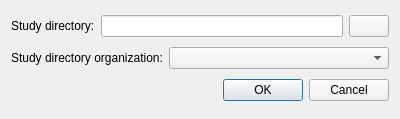
<?xml version="1.0" encoding="UTF-8"?>
<ui version="4.0">
 <class>Dialog</class>
 <widget class="QDialog" name="Dialog">
  <property name="geometry">
   <rect>
    <x>0</x>
    <y>0</y>
    <width>400</width>
    <height>119</height>
   </rect>
  </property>
  <property name="windowTitle">
   <string>Dialog</string>
  </property>
  <layout class="QVBoxLayout" name="verticalLayout">
   <item>
    <layout class="QHBoxLayout" name="horizontalLayout_3">
     <item>
      <widget class="QLabel" name="study_directory_label">
       <property name="text">
        <string>Study directory:</string>
       </property>
      </widget>
     </item>
     <item>
      <widget class="QLineEdit" name="study_directory_lineEdit"/>
     </item>
     <item>
      <widget class="QPushButton" name="study_directory_button">
       <property name="text">
        <string/>
       </property>
       <property name="icon">
        <iconset resource="../../../resources/morphologist.qrc">
         <normaloff>:/icons/open.png</normaloff>:/icons/open.png</iconset>
       </property>
      </widget>
     </item>
    </layout>
   </item>
   <item>
    <layout class="QHBoxLayout" name="horizontalLayout_5">
     <item>
      <widget class="QLabel" name="parameter_template_label">
       <property name="sizePolicy">
        <sizepolicy hsizetype="Maximum" vsizetype="Preferred">
         <horstretch>0</horstretch>
         <verstretch>0</verstretch>
        </sizepolicy>
       </property>
       <property name="text">
        <string>Study directory organization:</string>
       </property>
      </widget>
     </item>
     <item>
      <widget class="QComboBox" name="parameter_template_combobox"/>
     </item>
    </layout>
   </item>
   <item>
    <widget class="QDialogButtonBox" name="buttonBox">
     <property name="orientation">
      <enum>Qt::Horizontal</enum>
     </property>
     <property name="standardButtons">
      <set>QDialogButtonBox::Cancel|QDialogButtonBox::Ok</set>
     </property>
    </widget>
   </item>
  </layout>
 </widget>
 <resources>
  <include location="../../../resources/morphologist.qrc"/>
 </resources>
 <connections>
  <connection>
   <sender>buttonBox</sender>
   <signal>accepted()</signal>
   <receiver>Dialog</receiver>
   <slot>accept()</slot>
   <hints>
    <hint type="sourcelabel">
     <x>248</x>
     <y>254</y>
    </hint>
    <hint type="destinationlabel">
     <x>157</x>
     <y>274</y>
    </hint>
   </hints>
  </connection>
  <connection>
   <sender>buttonBox</sender>
   <signal>rejected()</signal>
   <receiver>Dialog</receiver>
   <slot>reject()</slot>
   <hints>
    <hint type="sourcelabel">
     <x>316</x>
     <y>260</y>
    </hint>
    <hint type="destinationlabel">
     <x>286</x>
     <y>274</y>
    </hint>
   </hints>
  </connection>
 </connections>
</ui>
